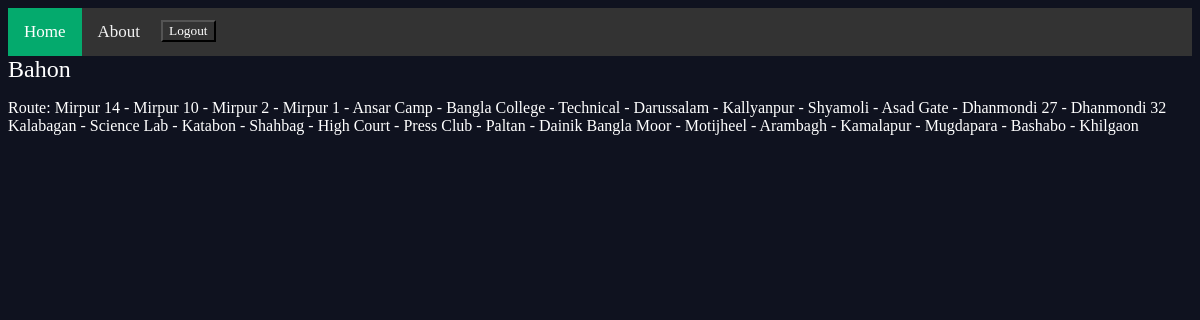
The page /main/bahon/ (signed in) on the database its author committed.
### main/models.py (models this page shows, shortened)
class Article(models.Model):
    title = models.CharField(max_length=100)
    slug = models.SlugField()
    body = models.TextField()
    date = models.DateTimeField(auto_now_add=True)

### main/views.py (the view)
# urls.py: url(r'^(?P<slug>[\w-]+)/$', views.bus_details, name="detail"),
@login_required(login_url="/accounts/login/")
def bus_details(request, slug):
    buses = Article.objects.get(slug=slug)
    return render(request, 'main/bus_details.html', {'article': buses})

### main/templates/main/bus_details.html
{% extends 'base_layout.html' %}
{% block content %}
<div class="bus-detail">
    <div class="bus">
        <h2>{{ article.title }}</h2>
        <p>{{ article.body }}</p>
    </div>
    </div>
{% endblock %}

### assets/style.css (style rules this page uses)
body { background-color: #0f121f; background-image: url(bg-004.jpg); background-repeat: no-repeat; background-size: auto; color: #000000; }
body * { color: #fff; font-family: Ubuntu; }
h1,h2,h3,h4,h5 { font-weight: normal; margin: 0; }

### rows shown on the page
Article: title "Bahon", body "Route: Mirpur 14 - Mirpur 10 - Mirpur 2 - Mirpur 1 - Ansar Camp - Bangla College - Technical - Darussalam - Kallyanpur - Shyamoli - Asad Gate - Dhanmondi 27 - Dhanmondi 32 Kalabagan - Science Lab - Katabon - Shahbag - High Court - Press Club - Paltan - Dainik Bangla Moor - Motijheel - Arambagh - Kamalapur - Mugdapara - Bashabo - Khilgaon"
